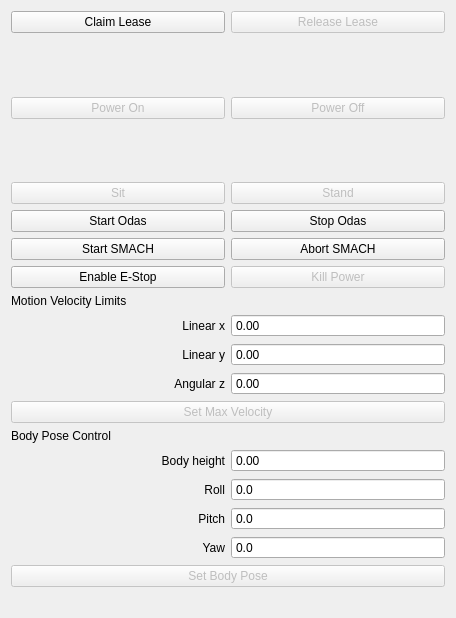
<?xml version="1.0" encoding="UTF-8"?>
<ui version="4.0">
 <class>Form</class>
 <widget class="QWidget" name="Form">
  <property name="geometry">
   <rect>
    <x>0</x>
    <y>0</y>
    <width>456</width>
    <height>618</height>
   </rect>
  </property>
  <property name="windowTitle">
   <string>Form</string>
  </property>
  <layout class="QVBoxLayout" name="verticalLayout_2">
   <item>
    <layout class="QVBoxLayout" name="verticalLayout">
     <item>
      <layout class="QHBoxLayout" name="claimLayout">
       <item>
        <widget class="QPushButton" name="claimLeaseButton">
         <property name="text">
          <string>Claim Lease</string>
         </property>
        </widget>
       </item>
       <item>
        <widget class="QPushButton" name="releaseLeaseButton">
         <property name="enabled">
          <bool>false</bool>
         </property>
         <property name="text">
          <string>Release Lease</string>
         </property>
        </widget>
       </item>
      </layout>
     </item>
     <item>
      <spacer name="verticalSpacer">
       <property name="orientation">
        <enum>Qt::Vertical</enum>
       </property>
       <property name="sizeHint" stdset="0">
        <size>
         <width>20</width>
         <height>40</height>
        </size>
       </property>
      </spacer>
     </item>
     <item>
      <layout class="QHBoxLayout" name="powerLayout">
       <item>
        <widget class="QPushButton" name="powerOnButton">
         <property name="enabled">
          <bool>false</bool>
         </property>
         <property name="text">
          <string>Power On</string>
         </property>
        </widget>
       </item>
       <item>
        <widget class="QPushButton" name="powerOffButton">
         <property name="enabled">
          <bool>false</bool>
         </property>
         <property name="text">
          <string>Power Off</string>
         </property>
        </widget>
       </item>
      </layout>
     </item>
     <item>
      <spacer name="verticalSpacer_2">
       <property name="orientation">
        <enum>Qt::Vertical</enum>
       </property>
       <property name="sizeHint" stdset="0">
        <size>
         <width>20</width>
         <height>40</height>
        </size>
       </property>
      </spacer>
     </item>
     <item>
      <layout class="QHBoxLayout" name="sitStandLayout">
       <item>
        <widget class="QPushButton" name="sitButton">
         <property name="enabled">
          <bool>false</bool>
         </property>
         <property name="text">
          <string>Sit</string>
         </property>
        </widget>
       </item>
       <item>
        <widget class="QPushButton" name="standButton">
         <property name="enabled">
          <bool>false</bool>
         </property>
         <property name="text">
          <string>Stand</string>
         </property>
        </widget>
       </item>
      </layout>
     </item>
     <item>
      <layout class="QHBoxLayout" name="odasLayout">
       <item>
        <widget class="QPushButton" name="odasStartButton">
         <property name="enabled">
          <bool>true</bool>
         </property>
         <property name="text">
          <string>Start Odas</string>
         </property>
        </widget>
       </item>
       <item>
        <widget class="QPushButton" name="odasStopButton">
         <property name="enabled">
          <bool>true</bool>
         </property>
         <property name="text">
          <string>Stop Odas</string>
         </property>
        </widget>
       </item>
      </layout>
     </item>
     <item>
      <layout class="QHBoxLayout" name="smachLayout">
       <item>
        <widget class="QPushButton" name="smachStartButton">
         <property name="enabled">
          <bool>true</bool>
         </property>
         <property name="text">
          <string>Start SMACH</string>
         </property>
        </widget>
       </item>
       <item>
        <widget class="QPushButton" name="smachAbortButton">
         <property name="enabled">
          <bool>true</bool>
         </property>
         <property name="text">
          <string>Abort SMACH</string>
         </property>
        </widget>
       </item>
      </layout>
     </item>
     <item>
      <layout class="QHBoxLayout" name="estopLayout">
       <item>
        <widget class="QPushButton" name="enableEStop">
         <property name="enabled">
          <bool>true</bool>
         </property>
         <property name="text">
          <string>Enable E-Stop</string>
         </property>
        </widget>
       </item>
       <item>
        <widget class="QPushButton" name="executeEStop">
         <property name="enabled">
          <bool>false</bool>
         </property>
         <property name="text">
          <string>Kill Power</string>
         </property>
        </widget>
       </item>
      </layout>
     </item>
     <item>
      <layout class="QVBoxLayout" name="motionVelocityLayout">
       <item>
        <widget class="QLabel" name="motionCommandLabel">
         <property name="text">
          <string>Motion Velocity Limits</string>
         </property>
        </widget>
       </item>
       <item>
        <layout class="QGridLayout" name="gridLayout">
         <item row="4" column="0">
          <widget class="QLabel" name="angularZLabel">
           <property name="text">
            <string>Angular z</string>
           </property>
           <property name="alignment">
            <set>Qt::AlignRight|Qt::AlignTrailing|Qt::AlignVCenter</set>
           </property>
          </widget>
         </item>
         <item row="3" column="0">
          <widget class="QLabel" name="linearYLabel">
           <property name="text">
            <string>Linear y</string>
           </property>
           <property name="alignment">
            <set>Qt::AlignRight|Qt::AlignTrailing|Qt::AlignVCenter</set>
           </property>
          </widget>
         </item>
         <item row="1" column="0">
          <widget class="QLabel" name="linearXLabel">
           <property name="text">
            <string>Linear x</string>
           </property>
           <property name="alignment">
            <set>Qt::AlignRight|Qt::AlignTrailing|Qt::AlignVCenter</set>
           </property>
          </widget>
         </item>
         <item row="1" column="1">
          <widget class="QDoubleSpinBox" name="linearXSpin">
           <property name="buttonSymbols">
            <enum>QAbstractSpinBox::NoButtons</enum>
           </property>
           <property name="decimals">
            <number>2</number>
           </property>
          </widget>
         </item>
         <item row="3" column="1">
          <widget class="QDoubleSpinBox" name="linearYSpin">
           <property name="buttonSymbols">
            <enum>QAbstractSpinBox::NoButtons</enum>
           </property>
           <property name="decimals">
            <number>2</number>
           </property>
          </widget>
         </item>
         <item row="4" column="1">
          <widget class="QDoubleSpinBox" name="angularZSpin">
           <property name="buttonSymbols">
            <enum>QAbstractSpinBox::NoButtons</enum>
           </property>
           <property name="decimals">
            <number>2</number>
           </property>
          </widget>
         </item>
        </layout>
       </item>
       <item>
        <layout class="QHBoxLayout" name="motionVelocityButtonsLayout">
         <item>
          <widget class="QPushButton" name="setMaxVelButton">
           <property name="enabled">
            <bool>false</bool>
           </property>
           <property name="text">
            <string>Set Max Velocity</string>
           </property>
          </widget>
         </item>
        </layout>
       </item>
      </layout>
     </item>
     <item>
      <layout class="QGridLayout" name="bodyPoseGridLayout">
       <item row="1" column="0" colspan="2">
        <widget class="QLabel" name="bodyPoseLabel">
         <property name="text">
          <string>Body Pose Control</string>
         </property>
        </widget>
       </item>
       <item row="3" column="0">
        <widget class="QLabel" name="rollLabel">
         <property name="text">
          <string>Roll</string>
         </property>
         <property name="alignment">
          <set>Qt::AlignRight|Qt::AlignTrailing|Qt::AlignVCenter</set>
         </property>
        </widget>
       </item>
       <item row="5" column="0">
        <widget class="QLabel" name="yawLabel">
         <property name="text">
          <string>Yaw</string>
         </property>
         <property name="alignment">
          <set>Qt::AlignRight|Qt::AlignTrailing|Qt::AlignVCenter</set>
         </property>
        </widget>
       </item>
       <item row="6" column="0" colspan="2">
        <widget class="QPushButton" name="setBodyPoseButton">
         <property name="enabled">
          <bool>false</bool>
         </property>
         <property name="text">
          <string>Set Body Pose</string>
         </property>
        </widget>
       </item>
       <item row="4" column="0">
        <widget class="QLabel" name="pitchLabel">
         <property name="text">
          <string>Pitch</string>
         </property>
         <property name="alignment">
          <set>Qt::AlignRight|Qt::AlignTrailing|Qt::AlignVCenter</set>
         </property>
        </widget>
       </item>
       <item row="2" column="0">
        <widget class="QLabel" name="bodyHeightLabel">
         <property name="text">
          <string>Body height</string>
         </property>
         <property name="alignment">
          <set>Qt::AlignRight|Qt::AlignTrailing|Qt::AlignVCenter</set>
         </property>
        </widget>
       </item>
       <item row="2" column="1">
        <widget class="QDoubleSpinBox" name="bodyHeightSpin">
         <property name="buttonSymbols">
          <enum>QAbstractSpinBox::NoButtons</enum>
         </property>
         <property name="decimals">
          <number>2</number>
         </property>
        </widget>
       </item>
       <item row="3" column="1">
        <widget class="QDoubleSpinBox" name="rollSpin">
         <property name="buttonSymbols">
          <enum>QAbstractSpinBox::NoButtons</enum>
         </property>
         <property name="decimals">
          <number>1</number>
         </property>
        </widget>
       </item>
       <item row="4" column="1">
        <widget class="QDoubleSpinBox" name="pitchSpin">
         <property name="buttonSymbols">
          <enum>QAbstractSpinBox::NoButtons</enum>
         </property>
         <property name="decimals">
          <number>1</number>
         </property>
        </widget>
       </item>
       <item row="5" column="1">
        <widget class="QDoubleSpinBox" name="yawSpin">
         <property name="buttonSymbols">
          <enum>QAbstractSpinBox::NoButtons</enum>
         </property>
         <property name="decimals">
          <number>1</number>
         </property>
        </widget>
       </item>
      </layout>
     </item>
     <item>
      <widget class="QLabel" name="statusLabel">
       <property name="text">
        <string/>
       </property>
       <property name="wordWrap">
        <bool>true</bool>
       </property>
      </widget>
     </item>
    </layout>
   </item>
  </layout>
 </widget>
 <resources/>
 <connections/>
</ui>
